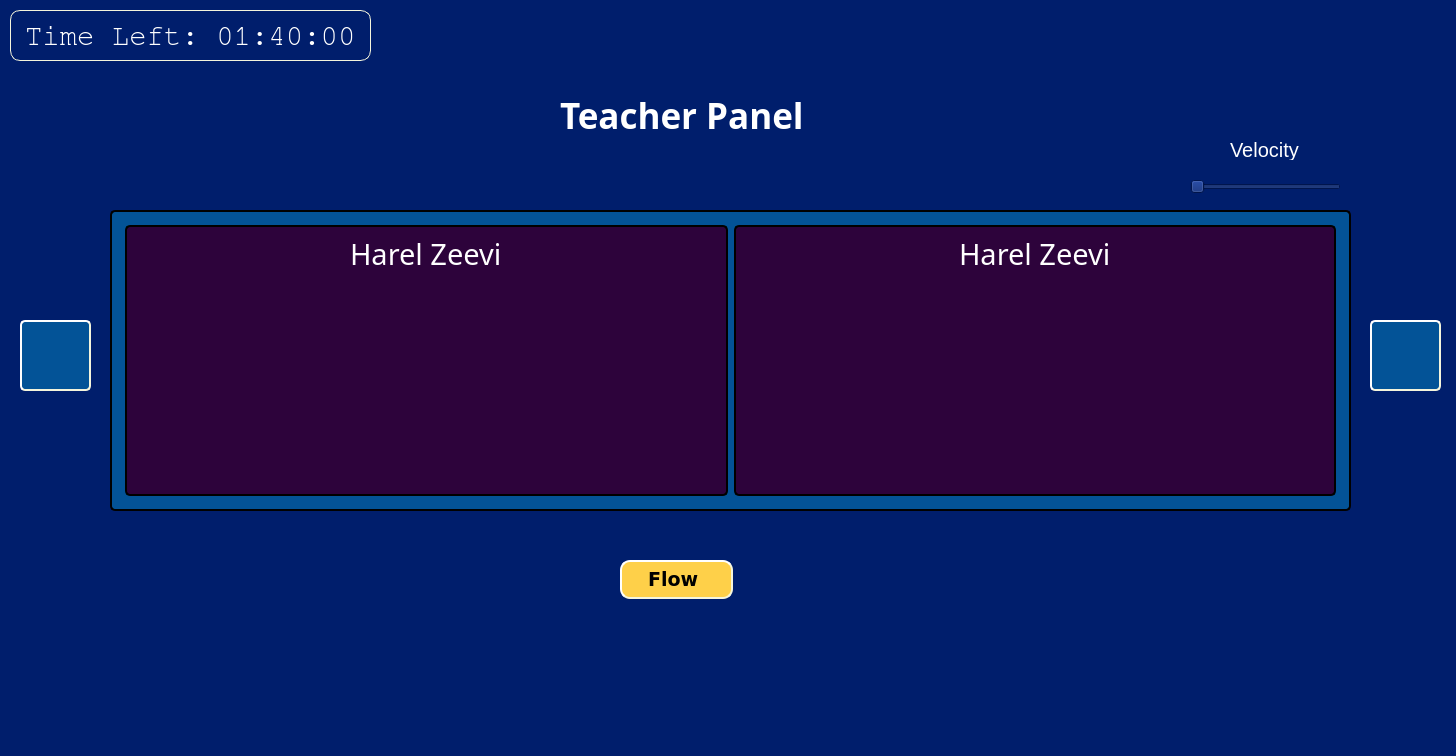
<?xml version="1.0" encoding="UTF-8"?>
<ui version="4.0">
 <class>Form</class>
 <widget class="QWidget" name="Form">
  <property name="geometry">
   <rect>
    <x>0</x>
    <y>0</y>
    <width>1456</width>
    <height>756</height>
   </rect>
  </property>
  <property name="windowTitle">
   <string>Form</string>
  </property>
  <property name="styleSheet">
   <string notr="true">background-color:#001E6C;</string>
  </property>
  <widget class="QLabel" name="label_3">
   <property name="geometry">
    <rect>
     <x>560</x>
     <y>90</y>
     <width>301</width>
     <height>51</height>
    </rect>
   </property>
   <property name="font">
    <font>
     <family>Sitka Text</family>
     <pointsize>26</pointsize>
     <weight>75</weight>
     <bold>true</bold>
     <underline>false</underline>
    </font>
   </property>
   <property name="styleSheet">
    <string notr="true">color: white;</string>
   </property>
   <property name="text">
    <string>Teacher Panel</string>
   </property>
  </widget>
  <widget class="QFrame" name="panel">
   <property name="geometry">
    <rect>
     <x>110</x>
     <y>210</y>
     <width>1241</width>
     <height>301</height>
    </rect>
   </property>
   <property name="styleSheet">
    <string notr="true">QFrame{
	border-style: outset;
	border-width: 2px;
	border-radius: 5px;
	border-color: black;
	padding: 4px;	
	background-color: #035397;
	botder: 1px solid white;
}</string>
   </property>
   <property name="frameShape">
    <enum>QFrame::StyledPanel</enum>
   </property>
   <property name="frameShadow">
    <enum>QFrame::Raised</enum>
   </property>
   <layout class="QGridLayout" name="gridLayout">
    <item row="0" column="0">
     <widget class="QFrame" name="container1">
      <property name="styleSheet">
       <string notr="true">background-color: #2D033B;
color: white;
padding: 0px;
margin: 0px;</string>
      </property>
      <property name="frameShape">
       <enum>QFrame::StyledPanel</enum>
      </property>
      <property name="frameShadow">
       <enum>QFrame::Raised</enum>
      </property>
      <layout class="QVBoxLayout" name="verticalLayout_3">
       <item alignment="Qt::AlignHCenter">
        <widget class="QLabel" name="name1">
         <property name="maximumSize">
          <size>
           <width>16777215</width>
           <height>35</height>
          </size>
         </property>
         <property name="font">
          <font>
           <family>aakar</family>
           <pointsize>22</pointsize>
          </font>
         </property>
         <property name="styleSheet">
          <string notr="true">border: 0px;
padding: 0px;</string>
         </property>
         <property name="text">
          <string>Harel Zeevi</string>
         </property>
        </widget>
       </item>
       <item>
        <widget class="QFrame" name="frame_7">
         <property name="styleSheet">
          <string notr="true">border: 0px;
background-color: #2D033B;
color: white;
padding: 0px;
margin: 0px;</string>
         </property>
         <property name="frameShape">
          <enum>QFrame::StyledPanel</enum>
         </property>
         <property name="frameShadow">
          <enum>QFrame::Raised</enum>
         </property>
         <layout class="QGridLayout" name="gridLayout_4">
          <item row="1" column="0">
           <widget class="QFrame" name="camera1">
            <property name="styleSheet">
             <string notr="true"/>
            </property>
            <property name="frameShape">
             <enum>QFrame::StyledPanel</enum>
            </property>
            <property name="frameShadow">
             <enum>QFrame::Raised</enum>
            </property>
           </widget>
          </item>
          <item row="1" column="1">
           <widget class="QFrame" name="screenshot1">
            <property name="styleSheet">
             <string notr="true"/>
            </property>
            <property name="frameShape">
             <enum>QFrame::StyledPanel</enum>
            </property>
            <property name="frameShadow">
             <enum>QFrame::Raised</enum>
            </property>
           </widget>
          </item>
         </layout>
        </widget>
       </item>
      </layout>
     </widget>
    </item>
    <item row="0" column="1">
     <widget class="QFrame" name="container2">
      <property name="styleSheet">
       <string notr="true">background-color: #2D033B;
color: white;
padding: 0px;
margin: 0px;</string>
      </property>
      <property name="frameShape">
       <enum>QFrame::StyledPanel</enum>
      </property>
      <property name="frameShadow">
       <enum>QFrame::Raised</enum>
      </property>
      <layout class="QVBoxLayout" name="verticalLayout_2">
       <item alignment="Qt::AlignHCenter">
        <widget class="QLabel" name="name2">
         <property name="maximumSize">
          <size>
           <width>16777215</width>
           <height>35</height>
          </size>
         </property>
         <property name="font">
          <font>
           <family>aakar</family>
           <pointsize>22</pointsize>
          </font>
         </property>
         <property name="styleSheet">
          <string notr="true">border: 0px;
padding: 0px;</string>
         </property>
         <property name="text">
          <string>Harel Zeevi</string>
         </property>
        </widget>
       </item>
       <item>
        <widget class="QFrame" name="frame_6">
         <property name="styleSheet">
          <string notr="true">border: 0px;
background-color: #2D033B;
color: white;
padding: 0px;
margin: 0px;</string>
         </property>
         <property name="frameShape">
          <enum>QFrame::StyledPanel</enum>
         </property>
         <property name="frameShadow">
          <enum>QFrame::Raised</enum>
         </property>
         <layout class="QGridLayout" name="gridLayout_3">
          <item row="1" column="0">
           <widget class="QFrame" name="camera2">
            <property name="styleSheet">
             <string notr="true">padding:10px;</string>
            </property>
            <property name="frameShape">
             <enum>QFrame::StyledPanel</enum>
            </property>
            <property name="frameShadow">
             <enum>QFrame::Raised</enum>
            </property>
           </widget>
          </item>
          <item row="1" column="1">
           <widget class="QFrame" name="screenshot2">
            <property name="styleSheet">
             <string notr="true"/>
            </property>
            <property name="frameShape">
             <enum>QFrame::StyledPanel</enum>
            </property>
            <property name="frameShadow">
             <enum>QFrame::Raised</enum>
            </property>
           </widget>
          </item>
         </layout>
        </widget>
       </item>
      </layout>
     </widget>
    </item>
   </layout>
  </widget>
  <widget class="QLabel" name="label_37">
   <property name="geometry">
    <rect>
     <x>10</x>
     <y>10</y>
     <width>361</width>
     <height>51</height>
    </rect>
   </property>
   <property name="font">
    <font>
     <family>FreeMono</family>
     <pointsize>22</pointsize>
     <weight>50</weight>
     <bold>false</bold>
     <underline>false</underline>
    </font>
   </property>
   <property name="styleSheet">
    <string notr="true">color: beige;
border: 1px solid beige;
padding: 6px;
color: white;
border-radius: 10px;</string>
   </property>
   <property name="text">
    <string>Time Left: 01:40:00</string>
   </property>
  </widget>
  <widget class="QPushButton" name="next_btn">
   <property name="geometry">
    <rect>
     <x>1370</x>
     <y>320</y>
     <width>71</width>
     <height>71</height>
    </rect>
   </property>
   <property name="font">
    <font>
     <pointsize>13</pointsize>
    </font>
   </property>
   <property name="layoutDirection">
    <enum>Qt::LeftToRight</enum>
   </property>
   <property name="autoFillBackground">
    <bool>false</bool>
   </property>
   <property name="styleSheet">
    <string notr="true">QPushButton{
	background-color: #035397;
	border-style: outset;
	border-width: 2px;
	border-radius:5px;
	border-color: beige;
	padding: 0px;
}
QPushButton:hover{
	background-color: #7289DA;
}</string>
   </property>
   <property name="text">
    <string/>
   </property>
   <property name="icon">
    <iconset resource="../res.qrc">
     <normaloff>:/icons/icons/next.png</normaloff>:/icons/icons/next.png</iconset>
   </property>
   <property name="iconSize">
    <size>
     <width>170</width>
     <height>170</height>
    </size>
   </property>
  </widget>
  <widget class="QPushButton" name="previous_btn">
   <property name="geometry">
    <rect>
     <x>20</x>
     <y>320</y>
     <width>71</width>
     <height>71</height>
    </rect>
   </property>
   <property name="sizePolicy">
    <sizepolicy hsizetype="Minimum" vsizetype="MinimumExpanding">
     <horstretch>0</horstretch>
     <verstretch>0</verstretch>
    </sizepolicy>
   </property>
   <property name="font">
    <font>
     <pointsize>13</pointsize>
    </font>
   </property>
   <property name="cursor">
    <cursorShape>SizeHorCursor</cursorShape>
   </property>
   <property name="layoutDirection">
    <enum>Qt::RightToLeft</enum>
   </property>
   <property name="styleSheet">
    <string notr="true">QPushButton{
	background-color: #035397;
	border-style: outset;
	border-width: 2px;
	border-radius:5px;
	border-color: beige;
	padding: 0px;
}
QPushButton:hover{
	background-color: #7289DA;
}</string>
   </property>
   <property name="text">
    <string/>
   </property>
   <property name="icon">
    <iconset resource="../res.qrc">
     <normaloff>:/icons/icons/previous.png</normaloff>:/icons/icons/previous.png</iconset>
   </property>
   <property name="iconSize">
    <size>
     <width>170</width>
     <height>170</height>
    </size>
   </property>
  </widget>
  <widget class="QPushButton" name="flow_btn">
   <property name="geometry">
    <rect>
     <x>620</x>
     <y>560</y>
     <width>113</width>
     <height>39</height>
    </rect>
   </property>
   <property name="font">
    <font>
     <family>DejaVu Sans</family>
     <pointsize>14</pointsize>
     <weight>75</weight>
     <italic>false</italic>
     <bold>true</bold>
     <strikeout>false</strikeout>
     <kerning>false</kerning>
    </font>
   </property>
   <property name="styleSheet">
    <string notr="true">QPushButton{
	background-color: #FED049;
	border-style: outset;
	border-width: 2px;
	border-radius: 10px;
	border-color: beige;
	padding: 6px;
}

QPushButton:hover{
		background-color: #7289DA;
		color: white;
}</string>
   </property>
   <property name="text">
    <string>Flow </string>
   </property>
  </widget>
  <widget class="QSlider" name="velocity_slider">
   <property name="geometry">
    <rect>
     <x>1190</x>
     <y>177</y>
     <width>151</width>
     <height>20</height>
    </rect>
   </property>
   <property name="orientation">
    <enum>Qt::Horizontal</enum>
   </property>
  </widget>
  <widget class="QLabel" name="label">
   <property name="geometry">
    <rect>
     <x>1230</x>
     <y>140</y>
     <width>101</width>
     <height>20</height>
    </rect>
   </property>
   <property name="font">
    <font>
     <pointsize>15</pointsize>
    </font>
   </property>
   <property name="styleSheet">
    <string notr="true">color: white;</string>
   </property>
   <property name="text">
    <string>Velocity</string>
   </property>
  </widget>
 </widget>
 <resources>
  <include location="../res.qrc"/>
 </resources>
 <connections/>
</ui>
